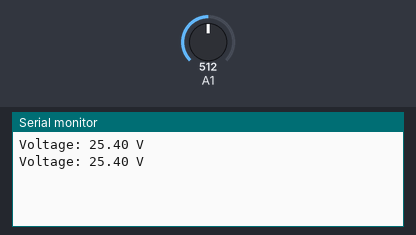
Bench run of a sketch on a simulated Arduino Uno, built with avr-gcc and run on an emulated ATmega328P. Shown: the last lines printed to the serial monitor. The test bench sets the inputs (shaded band); at power-on: A1 = 512.

Above: at 1.8 s.
1.9 s: A1 set to 716
At 2.8 s:
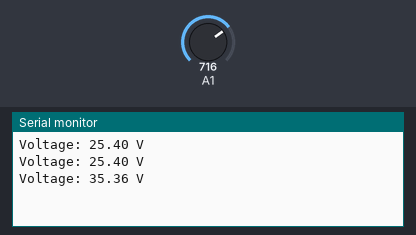
3.4 s: A1 set to 900
At 4.6 s:
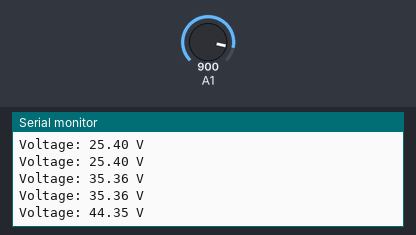
Timing chart, 0 to 6.4 s (numbered marks = the images above; inputs shaded):
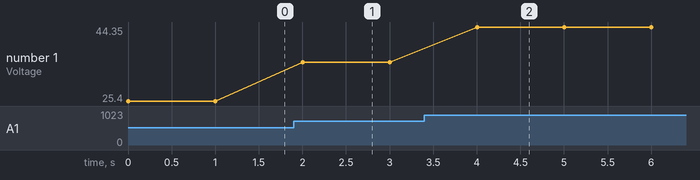

Measured:
- after the input at 1.9 s, the serial monitor: prints a new line after 0.10 s (image 1)
- after the input at 3.4 s, the serial monitor: prints a new line after 0.60 s (image 2)
- plotted number 1: 25.4 → 35.36 after the input at 1.9 s, 35.36 → 44.35 after the input at 3.4 s

The sketch:

Merenje_napona.ino
```cpp
void setup() {

  // initialize serial communication at 9600 bits per second:

  Serial.begin(9600);

}


// the loop routine runs over and over again forever:

void loop() {

  // read the input on analog pin 0:

  int sensorValue = analogRead(A1);

  // Convert the analog reading (which goes from 0 - 1023) to a voltage (0 - 50V):

  float voltage = (sensorValue * (5.0 / 1024.0) * 10)+0.4;

  // print out the value you read:

  Serial.print("Voltage: ");

  Serial.print(voltage);

  Serial.println(" V");

  delay(1000);

}
```
